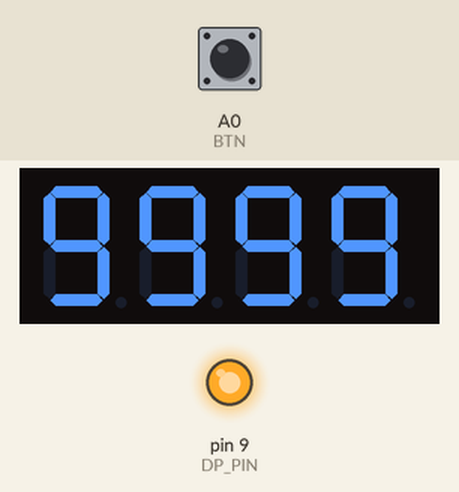
Bench run of a sketch on a simulated Arduino Uno, built with avr-gcc and run on an emulated ATmega328P. Parts: 4-digit seven-segment display, output pins drawn as LEDs (lit = HIGH). Wiring (inferred from the names in the program): 4-digit 7-segment display, segments lit when LOW: segments pin 5, pin 13, pin 10, pin 8, pin 7, pin 4, pin 11; digit selects pin 6, pin 3, pin 2, pin 12. The test bench sets the inputs (shaded band); at power-on: A0 (BTN) HIGH. The segment pins are drawn as the display they are named for; pins used as bus, display or sensor lines are not drawn.

Above: at 1.2 s.
1.3 s: A0 (BTN) pulled LOW for 0.15 s
At 1.91 s:
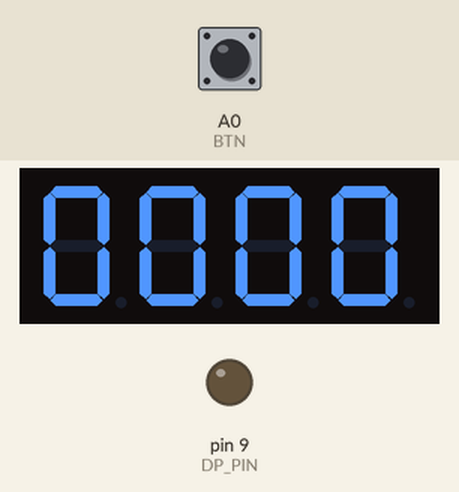
2.0 s: A0 (BTN) pulled LOW for 1 s
4.5 s: A0 (BTN) pulled LOW for 0.15 s
At 5.4 s:
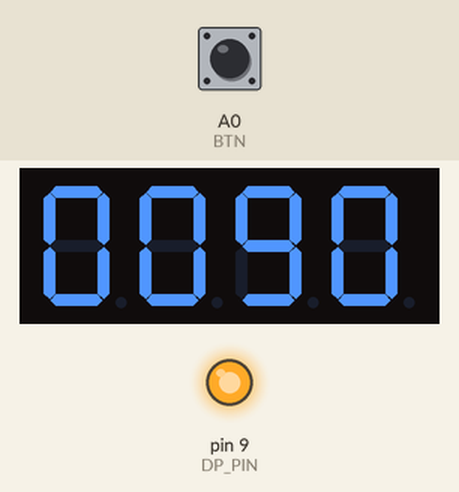
6.1 s: A0 (BTN) pulled LOW for 1 s
At 6.39 s:
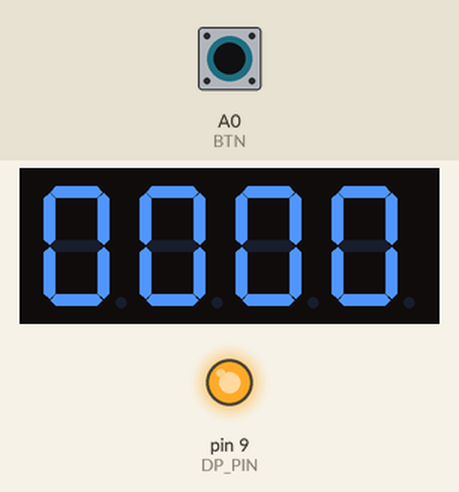
7.7 s: A0 (BTN) pulled LOW for 3.2 s
Timing chart, 0 to 10.7 s (numbered marks = the images above; inputs shaded):
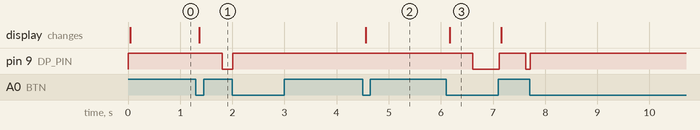

The sketch:

2.ino
```cpp
const int SEG[7] = {5, 13, 10, 8, 7, 4, 11};
const int DP_PIN = 9;
const int DIG[4] = {6, 3, 2, 12};
const int BTN    = A0;

//              A  B  C  D  E  F  G
const byte N[10][7] = {
  {0,0,0,0,0,0,1}, // 0
  {1,0,0,1,1,1,1}, // 1
  {0,0,1,0,0,1,0}, // 2
  {0,0,0,0,1,1,0}, // 3
  {1,0,0,1,1,0,0}, // 4
  {0,1,0,0,1,0,0}, // 5
  {0,1,0,0,0,0,0}, // 6
  {0,0,0,1,1,1,1}, // 7
  {0,0,0,0,0,0,0}, // 8
  {0,0,0,0,1,0,0}, // 9
};

// Режимы:
// 0 = показ "9999" (старт экран)
// 1 = счёт идёт
// 2 = счёт остановлен
// 3 = сброс (показ "0090")

int  mode    = 0;
int  secs    = 0;
bool dpBlink = false;

unsigned long tSec = 0;
unsigned long tDp  = 0;
bool prevBtn = HIGH;
unsigned long tBtn = 0;

void showPos(int pos, int digit, bool dot) {
  for (int i = 0; i < 4; i++) digitalWrite(DIG[i], LOW);
  for (int s = 0; s < 7; s++) digitalWrite(SEG[s], N[digit][s]);
  digitalWrite(DP_PIN, dot ? LOW : HIGH);
  digitalWrite(DIG[pos], HIGH);
  delayMicroseconds(2500);
  digitalWrite(DIG[pos], LOW);
}

void showNumber(int num, bool dot) {
  showPos(0,  num / 1000,       dot);
  showPos(1, (num / 100) % 10,  dot);
  showPos(2, (num / 10)  % 10,  dot);
  showPos(3,  num % 10,         dot);
}

// Показать "9999"
void showNines() {
  showPos(0, 9, false);
  showPos(1, 9, false);
  showPos(2, 9, false);
  showPos(3, 9, false);
}

void onPress() {
  if (mode == 0) {          // старт экран → запуск счёта
    secs    = 0;
    dpBlink = false;
    tSec    = millis();
    tDp     = millis();
    mode    = 1;
  } else if (mode == 1) {   // счёт → стоп
    mode = 2;
  } else if (mode == 2) {   // стоп → сброс "0090"
    secs = 90;
    mode = 3;
  } else if (mode == 3) {   // сброс → снова счёт
    secs    = 0;
    dpBlink = false;
    tSec    = millis();
    tDp     = millis();
    mode    = 1;
  }
}

void setup() {
  for (int s = 0; s < 7; s++) { pinMode(SEG[s], OUTPUT); digitalWrite(SEG[s], HIGH); }
  pinMode(DP_PIN, OUTPUT); digitalWrite(DP_PIN, HIGH);
  for (int i = 0; i < 4; i++) { pinMode(DIG[i], OUTPUT); digitalWrite(DIG[i], LOW); }
  pinMode(BTN, INPUT_PULLUP);
}

void loop() {
  unsigned long now = millis();

  bool btn = digitalRead(BTN);
  if (prevBtn == HIGH && btn == LOW && now - tBtn > 50) {
    tBtn = now;
    onPress();
  }
  prevBtn = btn;

  if (mode == 1) {
    if (now - tSec >= 1000) {
      tSec = now;
      if (++secs >= 90) { secs = 90; mode = 2; }
    }
    if (now - tDp >= 500) { tDp = now; dpBlink = !dpBlink; }
  } else {
    dpBlink = false;
  }

  if (mode == 0) {
    showNines();
  } else {
    showNumber(secs, dpBlink);
  }
}
```

Measured:
- after the input at 1.3 s, pin 9 (DP_PIN): HIGH → LOW after 0.51 s; the display: changes after 0.07 s (image 1)
- after the input at 4.5 s, the display: changes after 0.06 s (image 2)
- after the input at 6.1 s, pin 9 (DP_PIN): HIGH → LOW after 0.51 s, → HIGH 0.51 s later, → LOW 0.51 s later; the display: changes after 0.07 s (image 3)
